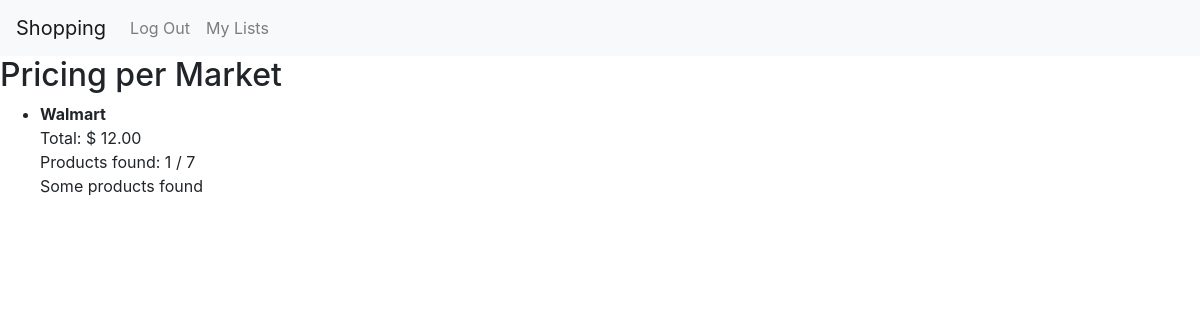
The app's page /prices/5 (signed in) with its own data.
### listsapp/models.py (models this page shows, shortened)
class User(AbstractUser):
    is_supermarket = models.BooleanField(default=False)
    address = models.CharField(max_length=255, blank=True, null=True)

### listsapp/views.py (the view)
# urls.py: path("prices/<int:list_id>", views.prices, name="prices")
def prices(request, list_id):
    list_obj = get_object_or_404(List, id=list_id, user=request.user)
    products = list_obj.products.all()
    supermarkets = User.objects.filter(is_supermarket=True)
    price_per_market = []
    total_products = products.count()
    for supermarket in supermarkets:
        total_price = 0
        found_products = 0
        for product in products:
            price_obj = PriceMkt.objects.filter(supermarket=supermarket,product=product).first()
            if price_obj:
                total_price += price_obj.price
                found_products += 1
        price_per_market.append({
            "supermarket": supermarket,
            "total_price": total_price,
            "found_products": found_products,
            "total_products": total_products,
        })
    return render(request, "listsapp/prices.html", {
        "price_per_market": price_per_market
    })

### listsapp/templates/listsapp/prices.html
{% extends "listsapp/layout.html" %}
{% block body %}
<h2>Pricing per Market</h2>
{% if price_per_market %}
    <ul>
        {% for market in price_per_market %}
            <li style="margin-bottom: 15px;">
                <strong>{{ market.supermarket.username }}</strong><br>
                Total: $ {{ market.total_price }} <br>
                Products found:
                {{ market.found_products }} / {{ market.total_products }} <br>
                {% if market.found_products == market.total_products %}
                   All products found
                {% elif market.found_products > 0 %}
                   Some products found
                {% else %}
                    No products found
                {% endif %}
            </li>
        {% endfor %}
    </ul>
{% else %}
    <p>Nenhum supermercado encontrado.</p>
{% endif %}
{% endblock %}

### records on screen
User: supermarket.username "Walmart", total_price "12.00", found_products "1", total_products "7"
